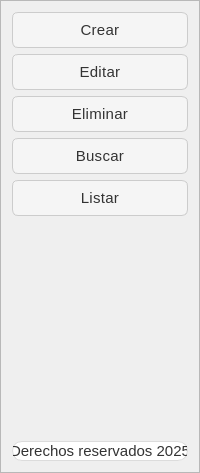
      <widget class="QFrame" name="frame_lateral">
       <property name="minimumSize">
        <size>
         <width>200</width>
         <height>0</height>
        </size>
       </property>
       <property name="maximumSize">
        <size>
         <width>0</width>
         <height>16777215</height>
        </size>
       </property>
       <property name="frameShape">
        <enum>QFrame::StyledPanel</enum>
       </property>
       <property name="frameShadow">
        <enum>QFrame::Raised</enum>
       </property>
       <layout class="QVBoxLayout" name="verticalLayout">
        <item>
         <widget class="QPushButton" name="boton_crear_cliente">
          <property name="layoutDirection">
           <enum>Qt::RightToLeft</enum>
          </property>
          <property name="styleSheet">
           <string notr="true">/* === Estilo general === */
QMainWindow {
    background-color: #f6f7fb;
    color: #333333;
    font-family: &quot;Segoe UI Variable&quot;, &quot;Roboto&quot;, &quot;Open Sans&quot;, sans-serif;
    font-size: 16px;
    font-weight: 300; /* Más delgada */
}

/* === Frames === */
QFrame {
    background-color: #ffffff;
    border-radius: 10px;
    border: 1px solid #dcdcdc;
}

/* Barra superior */
#frame_superior {
    background-color: #e8ecf1;
    border: none;
}

/* Panel lateral */
#frame_lateral {
    background-color: #f1f3f6;
    border-right: 1px solid #d1d1d1;
}

/* Área principal */
#frame_paginas {
    background-color: #ffffff;
}

/* === Botones === */
QPushButton {
    background-color: #f5f5f5;
    color: #333333;
    border: 1px solid #cccccc;
    border-radius: 6px;
    padding: 8px 14px;
    font-weight: 400;
    font-size: 15px;
    letter-spacing: 0.3px;
}

QPushButton:hover {
    background-color: #0078d7;
    color: #ffffff;
    border: 1px solid #0078d7;
}

QPushButton:pressed {
    background-color: #005a9e;
    color: #ffffff;
    border: 1px solid #005a9e;
}

/* Botón principal (Menú) */
#boton_menu {
    background-color: #0078d7;
    color: white;
    border: none;
    font-weight: 400;
}
#boton_menu:hover {
    background-color: #006cbe;
}
#boton_menu:pressed {
    background-color: #005a9e;
}

/* Botón salir */
#boton_salir {
    background-color: #e74c3c;
    color: white;
    border: none;
}
#boton_salir:hover {
    background-color: #c0392b;
}
#boton_salir:pressed {
    background-color: #a93226;
}

/* === Campos de texto === */
QLineEdit {
    background-color: #ffffff;
    color: #333333;
    border: 1px solid #cccccc;
    border-radius: 4px;
    padding: 6px 8px;
    font-size: 15px;
    font-weight: 300;
}

QLineEdit:focus {
    border: 1px solid #0078d7;
    background-color: #f9fcff;
}

/* === Labels === */
QLabel {
    color: #333333;
    font-weight: 300;
    font-size: 15px;
}

/* Label inferior o secundario */
#label {
    color: #666666;
    font-size: 13px;
    font-style: italic;
}

/* === Stacked Widget === */
QStackedWidget {
    background-color: #ffffff;
    border: 1px solid #dcdcdc;
    border-radius: 6px;
}

/* === Scrollbars === */
QScrollBar:vertical {
    border: none;
    background: #f0f0f0;
    width: 10px;
    border-radius: 4px;
}
QScrollBar::handle:vertical {
    background: #cccccc;
    min-height: 20px;
    border-radius: 4px;
}
QScrollBar::handle:vertical:hover {
    background: #0078d7;
}
QScrollBar::add-line:vertical,
QScrollBar::sub-line:vertical {
    height: 0;
}

/* === Layouts === */
QVBoxLayout, QHBoxLayout {
    spacing: 10px;
}

/* === Botones laterales === */
#boton_agregar, #boton_buscar, #boton_actualizar, #boton_eliminar, #boton_consultar {
    background-color: #ffffff;
    border: 1px solid #cccccc;
    color: #333333;
    font-weight: 400;
    font-size: 15px;
}

#boton_agregar:hover, 
#boton_buscar:hover, 
#boton_actualizar:hover, 
#boton_eliminar:hover,
#boton_consultar:hover {
    background-color: #e8f0fe;
    border: 1px solid #0078d7;
    color: #0078d7;
}

#boton_agregar:pressed, 
#boton_buscar:pressed, 
#boton_actualizar:pressed, 
#boton_eliminar:pressed ,
#boton_consultar:pressed{
    background-color: #cce0ff;
}

/* === Tooltips === */
QToolTip {
    background-color: #ffffff;
    color: #333333;
    border: 1px solid #0078d7;
    padding: 6px;
    border-radius: 4px;
    font-size: 14px;
}</string>
          </property>
          <property name="text">
           <string>Crear</string>
          </property>
          <property name="icon">
           <iconset>
            <normaloff>../resources/imagenes/boton_agregar.png</normaloff>../resources/imagenes/boton_agregar.png</iconset>
          </property>
          <property name="iconSize">
           <size>
            <width>32</width>
            <height>32</height>
           </size>
          </property>
         </widget>
        </item>
        <item>
         <widget class="QPushButton" name="boton_editar_cliente">
          <property name="layoutDirection">
           <enum>Qt::RightToLeft</enum>
          </property>
          <property name="styleSheet">
           <string notr="true">/* === Estilo general === */
QMainWindow {
    background-color: #f6f7fb;
    color: #333333;
    font-family: &quot;Segoe UI Variable&quot;, &quot;Roboto&quot;, &quot;Open Sans&quot;, sans-serif;
    font-size: 16px;
    font-weight: 300; /* Más delgada */
}

/* === Frames === */
QFrame {
    background-color: #ffffff;
    border-radius: 10px;
    border: 1px solid #dcdcdc;
}

/* Barra superior */
#frame_superior {
    background-color: #e8ecf1;
    border: none;
}

/* Panel lateral */
#frame_lateral {
    background-color: #f1f3f6;
    border-right: 1px solid #d1d1d1;
}

/* Área principal */
#frame_paginas {
    background-color: #ffffff;
}

/* === Botones === */
QPushButton {
    background-color: #f5f5f5;
    color: #333333;
    border: 1px solid #cccccc;
    border-radius: 6px;
    padding: 8px 14px;
    font-weight: 400;
    font-size: 15px;
    letter-spacing: 0.3px;
}

QPushButton:hover {
    background-color: #0078d7;
    color: #ffffff;
    border: 1px solid #0078d7;
}

QPushButton:pressed {
    background-color: #005a9e;
    color: #ffffff;
    border: 1px solid #005a9e;
}

/* Botón principal (Menú) */
#boton_menu {
    background-color: #0078d7;
    color: white;
    border: none;
    font-weight: 400;
}
#boton_menu:hover {
    background-color: #006cbe;
}
#boton_menu:pressed {
    background-color: #005a9e;
}

/* Botón salir */
#boton_salir {
    background-color: #e74c3c;
    color: white;
    border: none;
}
#boton_salir:hover {
    background-color: #c0392b;
}
#boton_salir:pressed {
    background-color: #a93226;
}

/* === Campos de texto === */
QLineEdit {
    background-color: #ffffff;
    color: #333333;
    border: 1px solid #cccccc;
    border-radius: 4px;
    padding: 6px 8px;
    font-size: 15px;
    font-weight: 300;
}

QLineEdit:focus {
    border: 1px solid #0078d7;
    background-color: #f9fcff;
}

/* === Labels === */
QLabel {
    color: #333333;
    font-weight: 300;
    font-size: 15px;
}

/* Label inferior o secundario */
#label {
    color: #666666;
    font-size: 13px;
    font-style: italic;
}

/* === Stacked Widget === */
QStackedWidget {
    background-color: #ffffff;
    border: 1px solid #dcdcdc;
    border-radius: 6px;
}

/* === Scrollbars === */
QScrollBar:vertical {
    border: none;
    background: #f0f0f0;
    width: 10px;
    border-radius: 4px;
}
QScrollBar::handle:vertical {
    background: #cccccc;
    min-height: 20px;
    border-radius: 4px;
}
QScrollBar::handle:vertical:hover {
    background: #0078d7;
}
QScrollBar::add-line:vertical,
QScrollBar::sub-line:vertical {
    height: 0;
}

/* === Layouts === */
QVBoxLayout, QHBoxLayout {
    spacing: 10px;
}

/* === Botones laterales === */
#boton_agregar, #boton_buscar, #boton_actualizar, #boton_eliminar, #boton_consultar {
    background-color: #ffffff;
    border: 1px solid #cccccc;
    color: #333333;
    font-weight: 400;
    font-size: 15px;
}

#boton_agregar:hover, 
#boton_buscar:hover, 
#boton_actualizar:hover, 
#boton_eliminar:hover,
#boton_consultar:hover {
    background-color: #e8f0fe;
    border: 1px solid #0078d7;
    color: #0078d7;
}

#boton_agregar:pressed, 
#boton_buscar:pressed, 
#boton_actualizar:pressed, 
#boton_eliminar:pressed ,
#boton_consultar:pressed{
    background-color: #cce0ff;
}

/* === Tooltips === */
QToolTip {
    background-color: #ffffff;
    color: #333333;
    border: 1px solid #0078d7;
    padding: 6px;
    border-radius: 4px;
    font-size: 14px;
}</string>
          </property>
          <property name="text">
           <string>Editar</string>
          </property>
          <property name="icon">
           <iconset>
            <normaloff>../resources/imagenes/boton_modificar.png</normaloff>../resources/imagenes/boton_modificar.png</iconset>
          </property>
          <property name="iconSize">
           <size>
            <width>32</width>
            <height>32</height>
           </size>
          </property>
         </widget>
        </item>
        <item>
         <widget class="QPushButton" name="boton_eliminar_cliente">
          <property name="layoutDirection">
           <enum>Qt::RightToLeft</enum>
          </property>
          <property name="styleSheet">
           <string notr="true">/* === Estilo general === */
QMainWindow {
    background-color: #f6f7fb;
    color: #333333;
    font-family: &quot;Segoe UI Variable&quot;, &quot;Roboto&quot;, &quot;Open Sans&quot;, sans-serif;
    font-size: 16px;
    font-weight: 300; /* Más delgada */
}

/* === Frames === */
QFrame {
    background-color: #ffffff;
    border-radius: 10px;
    border: 1px solid #dcdcdc;
}

/* Barra superior */
#frame_superior {
    background-color: #e8ecf1;
    border: none;
}

/* Panel lateral */
#frame_lateral {
    background-color: #f1f3f6;
    border-right: 1px solid #d1d1d1;
}

/* Área principal */
#frame_paginas {
    background-color: #ffffff;
}

/* === Botones === */
QPushButton {
    background-color: #f5f5f5;
    color: #333333;
    border: 1px solid #cccccc;
    border-radius: 6px;
    padding: 8px 14px;
    font-weight: 400;
    font-size: 15px;
    letter-spacing: 0.3px;
}

QPushButton:hover {
    background-color: #0078d7;
    color: #ffffff;
    border: 1px solid #0078d7;
}

QPushButton:pressed {
    background-color: #005a9e;
    color: #ffffff;
    border: 1px solid #005a9e;
}

/* Botón principal (Menú) */
#boton_menu {
    background-color: #0078d7;
    color: white;
    border: none;
    font-weight: 400;
}
#boton_menu:hover {
    background-color: #006cbe;
}
#boton_menu:pressed {
    background-color: #005a9e;
}

/* Botón salir */
#boton_salir {
    background-color: #e74c3c;
    color: white;
    border: none;
}
#boton_salir:hover {
    background-color: #c0392b;
}
#boton_salir:pressed {
    background-color: #a93226;
}

/* === Campos de texto === */
QLineEdit {
    background-color: #ffffff;
    color: #333333;
    border: 1px solid #cccccc;
    border-radius: 4px;
    padding: 6px 8px;
    font-size: 15px;
    font-weight: 300;
}

QLineEdit:focus {
    border: 1px solid #0078d7;
    background-color: #f9fcff;
}

/* === Labels === */
QLabel {
    color: #333333;
    font-weight: 300;
    font-size: 15px;
}

/* Label inferior o secundario */
#label {
    color: #666666;
    font-size: 13px;
    font-style: italic;
}

/* === Stacked Widget === */
QStackedWidget {
    background-color: #ffffff;
    border: 1px solid #dcdcdc;
    border-radius: 6px;
}

/* === Scrollbars === */
QScrollBar:vertical {
    border: none;
    background: #f0f0f0;
    width: 10px;
    border-radius: 4px;
}
QScrollBar::handle:vertical {
    background: #cccccc;
    min-height: 20px;
    border-radius: 4px;
}
QScrollBar::handle:vertical:hover {
    background: #0078d7;
}
QScrollBar::add-line:vertical,
QScrollBar::sub-line:vertical {
    height: 0;
}

/* === Layouts === */
QVBoxLayout, QHBoxLayout {
    spacing: 10px;
}

/* === Botones laterales === */
#boton_agregar, #boton_buscar, #boton_actualizar, #boton_eliminar, #boton_consultar {
    background-color: #ffffff;
    border: 1px solid #cccccc;
    color: #333333;
    font-weight: 400;
    font-size: 15px;
}

#boton_agregar:hover, 
#boton_buscar:hover, 
#boton_actualizar:hover, 
#boton_eliminar:hover,
#boton_consultar:hover {
    background-color: #e8f0fe;
    border: 1px solid #0078d7;
    color: #0078d7;
}

#boton_agregar:pressed, 
#boton_buscar:pressed, 
#boton_actualizar:pressed, 
#boton_eliminar:pressed ,
#boton_consultar:pressed{
    background-color: #cce0ff;
}

/* === Tooltips === */
QToolTip {
    background-color: #ffffff;
    color: #333333;
    border: 1px solid #0078d7;
    padding: 6px;
    border-radius: 4px;
    font-size: 14px;
}</string>
          </property>
          <property name="text">
           <string>Eliminar</string>
          </property>
          <property name="icon">
           <iconset>
            <normaloff>../resources/imagenes/boton_eliminar.png</normaloff>../resources/imagenes/boton_eliminar.png</iconset>
          </property>
          <property name="iconSize">
           <size>
            <width>32</width>
            <height>32</height>
           </size>
          </property>
         </widget>
        </item>
        <item>
         <widget class="QPushButton" name="boton_buscar_cliente">
          <property name="layoutDirection">
           <enum>Qt::RightToLeft</enum>
          </property>
          <property name="styleSheet">
           <string notr="true">/* === Estilo general === */
QMainWindow {
    background-color: #f6f7fb;
    color: #333333;
    font-family: &quot;Segoe UI Variable&quot;, &quot;Roboto&quot;, &quot;Open Sans&quot;, sans-serif;
    font-size: 16px;
    font-weight: 300; /* Más delgada */
}

/* === Frames === */
QFrame {
    background-color: #ffffff;
    border-radius: 10px;
    border: 1px solid #dcdcdc;
}

/* Barra superior */
#frame_superior {
    background-color: #e8ecf1;
    border: none;
}

/* Panel lateral */
#frame_lateral {
    background-color: #f1f3f6;
    border-right: 1px solid #d1d1d1;
}

/* Área principal */
#frame_paginas {
    background-color: #ffffff;
}

/* === Botones === */
QPushButton {
    background-color: #f5f5f5;
    color: #333333;
    border: 1px solid #cccccc;
    border-radius: 6px;
    padding: 8px 14px;
    font-weight: 400;
    font-size: 15px;
    letter-spacing: 0.3px;
}

QPushButton:hover {
    background-color: #0078d7;
    color: #ffffff;
    border: 1px solid #0078d7;
}

QPushButton:pressed {
    background-color: #005a9e;
    color: #ffffff;
    border: 1px solid #005a9e;
}

/* Botón principal (Menú) */
#boton_menu {
    background-color: #0078d7;
    color: white;
    border: none;
    font-weight: 400;
}
#boton_menu:hover {
    background-color: #006cbe;
}
#boton_menu:pressed {
    background-color: #005a9e;
}

/* Botón salir */
#boton_salir {
    background-color: #e74c3c;
    color: white;
    border: none;
}
#boton_salir:hover {
    background-color: #c0392b;
}
#boton_salir:pressed {
    background-color: #a93226;
}

/* === Campos de texto === */
QLineEdit {
    background-color: #ffffff;
    color: #333333;
    border: 1px solid #cccccc;
    border-radius: 4px;
    padding: 6px 8px;
    font-size: 15px;
    font-weight: 300;
}

QLineEdit:focus {
    border: 1px solid #0078d7;
    background-color: #f9fcff;
}

/* === Labels === */
QLabel {
    color: #333333;
    font-weight: 300;
    font-size: 15px;
}

/* Label inferior o secundario */
#label {
    color: #666666;
    font-size: 13px;
    font-style: italic;
}

/* === Stacked Widget === */
QStackedWidget {
    background-color: #ffffff;
    border: 1px solid #dcdcdc;
    border-radius: 6px;
}

/* === Scrollbars === */
QScrollBar:vertical {
    border: none;
    background: #f0f0f0;
    width: 10px;
    border-radius: 4px;
}
QScrollBar::handle:vertical {
    background: #cccccc;
    min-height: 20px;
    border-radius: 4px;
}
QScrollBar::handle:vertical:hover {
    background: #0078d7;
}
QScrollBar::add-line:vertical,
QScrollBar::sub-line:vertical {
    height: 0;
}

/* === Layouts === */
QVBoxLayout, QHBoxLayout {
    spacing: 10px;
}

/* === Botones laterales === */
#boton_agregar, #boton_buscar, #boton_actualizar, #boton_eliminar, #boton_consultar {
    background-color: #ffffff;
    border: 1px solid #cccccc;
    color: #333333;
    font-weight: 400;
    font-size: 15px;
}

#boton_agregar:hover, 
#boton_buscar:hover, 
#boton_actualizar:hover, 
#boton_eliminar:hover,
#boton_consultar:hover {
    background-color: #e8f0fe;
    border: 1px solid #0078d7;
    color: #0078d7;
}

#boton_agregar:pressed, 
#boton_buscar:pressed, 
#boton_actualizar:pressed, 
#boton_eliminar:pressed ,
#boton_consultar:pressed{
    background-color: #cce0ff;
}

/* === Tooltips === */
QToolTip {
    background-color: #ffffff;
    color: #333333;
    border: 1px solid #0078d7;
    padding: 6px;
    border-radius: 4px;
    font-size: 14px;
}</string>
          </property>
          <property name="text">
           <string>Buscar</string>
          </property>
          <property name="icon">
           <iconset>
            <normaloff>../resources/imagenes/BUSCAR.png</normaloff>../resources/imagenes/BUSCAR.png</iconset>
          </property>
          <property name="iconSize">
           <size>
            <width>32</width>
            <height>32</height>
           </size>
          </property>
         </widget>
        </item>
        <item>
         <widget class="QPushButton" name="boton_listar_cliente">
          <property name="layoutDirection">
           <enum>Qt::RightToLeft</enum>
          </property>
          <property name="styleSheet">
           <string notr="true">/* === Estilo general === */
QMainWindow {
    background-color: #f6f7fb;
    color: #333333;
    font-family: &quot;Segoe UI Variable&quot;, &quot;Roboto&quot;, &quot;Open Sans&quot;, sans-serif;
    font-size: 16px;
    font-weight: 300; /* Más delgada */
}

/* === Frames === */
QFrame {
    background-color: #ffffff;
    border-radius: 10px;
    border: 1px solid #dcdcdc;
}

/* Barra superior */
#frame_superior {
    background-color: #e8ecf1;
    border: none;
}

/* Panel lateral */
#frame_lateral {
    background-color: #f1f3f6;
    border-right: 1px solid #d1d1d1;
}

/* Área principal */
#frame_paginas {
    background-color: #ffffff;
}

/* === Botones === */
QPushButton {
    background-color: #f5f5f5;
    color: #333333;
    border: 1px solid #cccccc;
    border-radius: 6px;
    padding: 8px 14px;
    font-weight: 400;
    font-size: 15px;
    letter-spacing: 0.3px;
}

QPushButton:hover {
    background-color: #0078d7;
    color: #ffffff;
    border: 1px solid #0078d7;
}

QPushButton:pressed {
    background-color: #005a9e;
    color: #ffffff;
    border: 1px solid #005a9e;
}

/* Botón principal (Menú) */
#boton_menu {
    background-color: #0078d7;
    color: white;
    border: none;
    font-weight: 400;
}
#boton_menu:hover {
    background-color: #006cbe;
}
#boton_menu:pressed {
    background-color: #005a9e;
}

/* Botón salir */
#boton_salir {
    background-color: #e74c3c;
    color: white;
    border: none;
}
#boton_salir:hover {
    background-color: #c0392b;
}
#boton_salir:pressed {
    background-color: #a93226;
}

/* === Campos de texto === */
QLineEdit {
    background-color: #ffffff;
    color: #333333;
    border: 1px solid #cccccc;
    border-radius: 4px;
    padding: 6px 8px;
    font-size: 15px;
    font-weight: 300;
}

QLineEdit:focus {
    border: 1px solid #0078d7;
    background-color: #f9fcff;
}

/* === Labels === */
QLabel {
    color: #333333;
    font-weight: 300;
    font-size: 15px;
}

/* Label inferior o secundario */
#label {
    color: #666666;
    font-size: 13px;
    font-style: italic;
}

/* === Stacked Widget === */
QStackedWidget {
    background-color: #ffffff;
    border: 1px solid #dcdcdc;
    border-radius: 6px;
}

/* === Scrollbars === */
QScrollBar:vertical {
    border: none;
    background: #f0f0f0;
    width: 10px;
    border-radius: 4px;
}
QScrollBar::handle:vertical {
    background: #cccccc;
    min-height: 20px;
    border-radius: 4px;
}
QScrollBar::handle:vertical:hover {
    background: #0078d7;
}
QScrollBar::add-line:vertical,
QScrollBar::sub-line:vertical {
    height: 0;
}

/* === Layouts === */
QVBoxLayout, QHBoxLayout {
    spacing: 10px;
}

/* === Botones laterales === */
#boton_agregar, #boton_buscar, #boton_actualizar, #boton_eliminar, #boton_consultar {
    background-color: #ffffff;
    border: 1px solid #cccccc;
    color: #333333;
    font-weight: 400;
    font-size: 15px;
}

#boton_agregar:hover, 
#boton_buscar:hover, 
#boton_actualizar:hover, 
#boton_eliminar:hover,
#boton_consultar:hover {
    background-color: #e8f0fe;
    border: 1px solid #0078d7;
    color: #0078d7;
}

#boton_agregar:pressed, 
#boton_buscar:pressed, 
#boton_actualizar:pressed, 
#boton_eliminar:pressed ,
#boton_consultar:pressed{
    background-color: #cce0ff;
}

/* === Tooltips === */
QToolTip {
    background-color: #ffffff;
    color: #333333;
    border: 1px solid #0078d7;
    padding: 6px;
    border-radius: 4px;
    font-size: 14px;
}</string>
          </property>
          <property name="text">
           <string>Listar</string>
          </property>
          <property name="icon">
           <iconset>
            <normaloff>../resources/imagenes/boton_consultar.png</normaloff>../resources/imagenes/boton_consultar.png</iconset>
          </property>
          <property name="iconSize">
           <size>
            <width>32</width>
            <height>32</height>
           </size>
          </property>
         </widget>
        </item>
        <item>
         <spacer name="verticalSpacer">
          <property name="orientation">
           <enum>Qt::Vertical</enum>
          </property>
          <property name="sizeHint" stdset="0">
           <size>
            <width>20</width>
            <height>219</height>
           </size>
          </property>
         </spacer>
        </item>
        <item>
         <widget class="QLabel" name="label_2">
          <property name="styleSheet">
           <string notr="true">/* === Estilo general === */
QMainWindow {
    background-color: #f6f7fb;
    color: #333333;
    font-family: &quot;Segoe UI Variable&quot;, &quot;Roboto&quot;, &quot;Open Sans&quot;, sans-serif;
    font-size: 16px;
    font-weight: 300; /* Más delgada */
}

/* === Frames === */
QFrame {
    background-color: #ffffff;
    border-radius: 10px;
    border: 1px solid #dcdcdc;
}

/* Barra superior */
#frame_superior {
    background-color: #e8ecf1;
    border: none;
}

/* Panel lateral */
#frame_lateral {
    background-color: #f1f3f6;
    border-right: 1px solid #d1d1d1;
}

/* Área principal */
#frame_paginas {
    background-color: #ffffff;
}

/* === Botones === */
QPushButton {
    background-color: #f5f5f5;
    color: #333333;
    border: 1px solid #cccccc;
    border-radius: 6px;
    padding: 8px 14px;
    font-weight: 400;
    font-size: 15px;
    letter-spacing: 0.3px;
}

QPushButton:hover {
    background-color: #0078d7;
    color: #ffffff;
    border: 1px solid #0078d7;
}

QPushButton:pressed {
    background-color: #005a9e;
    color: #ffffff;
    border: 1px solid #005a9e;
}

/* Botón principal (Menú) */
#boton_menu {
    background-color: #0078d7;
    color: white;
    border: none;
    font-weight: 400;
}
#boton_menu:hover {
    background-color: #006cbe;
}
#boton_menu:pressed {
    background-color: #005a9e;
}

/* Botón salir */
#boton_salir {
    background-color: #e74c3c;
    color: white;
    border: none;
}
#boton_salir:hover {
    background-color: #c0392b;
}
#boton_salir:pressed {
    background-color: #a93226;
}

/* === Campos de texto === */
QLineEdit {
    background-color: #ffffff;
    color: #333333;
    border: 1px solid #cccccc;
    border-radius: 4px;
    padding: 6px 8px;
    font-size: 15px;
    font-weight: 300;
}

QLineEdit:focus {
    border: 1px solid #0078d7;
    background-color: #f9fcff;
}

/* === Labels === */
QLabel {
    color: #333333;
    font-weight: 300;
    font-size: 15px;
}

/* Label inferior o secundario */
#label {
    color: #666666;
    font-size: 13px;
    font-style: italic;
}

/* === Stacked Widget === */
QStackedWidget {
    background-color: #ffffff;
    border: 1px solid #dcdcdc;
    border-radius: 6px;
}

/* === Scrollbars === */
QScrollBar:vertical {
    border: none;
    background: #f0f0f0;
    width: 10px;
    border-radius: 4px;
}
QScrollBar::handle:vertical {
    background: #cccccc;
    min-height: 20px;
    border-radius: 4px;
}
QScrollBar::handle:vertical:hover {
    background: #0078d7;
}
QScrollBar::add-line:vertical,
QScrollBar::sub-line:vertical {
    height: 0;
}

/* === Layouts === */
QVBoxLayout, QHBoxLayout {
    spacing: 10px;
}

/* === Botones laterales === */
#boton_agregar, #boton_buscar, #boton_actualizar, #boton_eliminar, #boton_consultar {
    background-color: #ffffff;
    border: 1px solid #cccccc;
    color: #333333;
    font-weight: 400;
    font-size: 15px;
}

#boton_agregar:hover, 
#boton_buscar:hover, 
#boton_actualizar:hover, 
#boton_eliminar:hover,
#boton_consultar:hover {
    background-color: #e8f0fe;
    border: 1px solid #0078d7;
    color: #0078d7;
}

#boton_agregar:pressed, 
#boton_buscar:pressed, 
#boton_actualizar:pressed, 
#boton_eliminar:pressed ,
#boton_consultar:pressed{
    background-color: #cce0ff;
}

/* === Tooltips === */
QToolTip {
    background-color: #ffffff;
    color: #333333;
    border: 1px solid #0078d7;
    padding: 6px;
    border-radius: 4px;
    font-size: 14px;
}</string>
          </property>
          <property name="text">
           <string>Derechos reservados 2025</string>
          </property>
          <property name="alignment">
           <set>Qt::AlignCenter</set>
          </property>
         </widget>
        </item>
       </layout>
      </widget>
